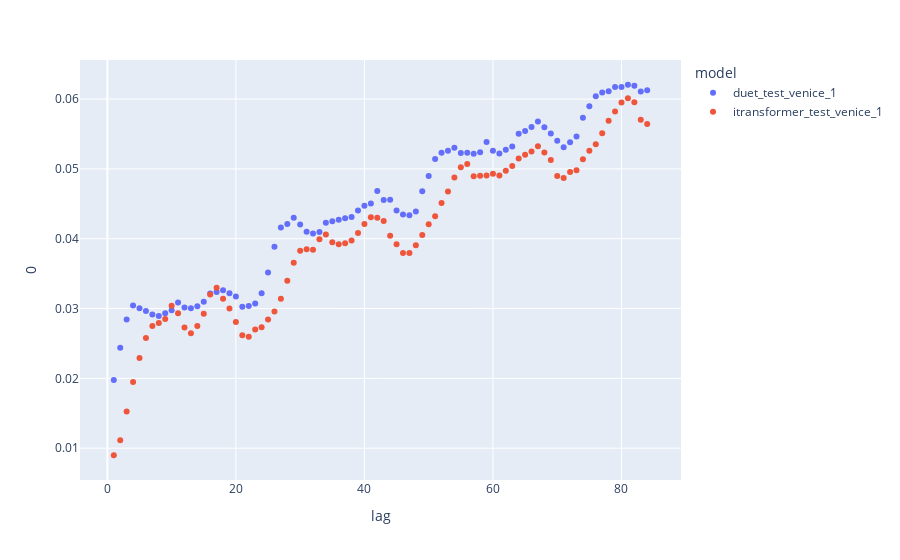

The cell this chart's notebook holds for it:
### Code cell
import plotly.express as px
px.scatter(gg,x='lag', y=0,color='model')
